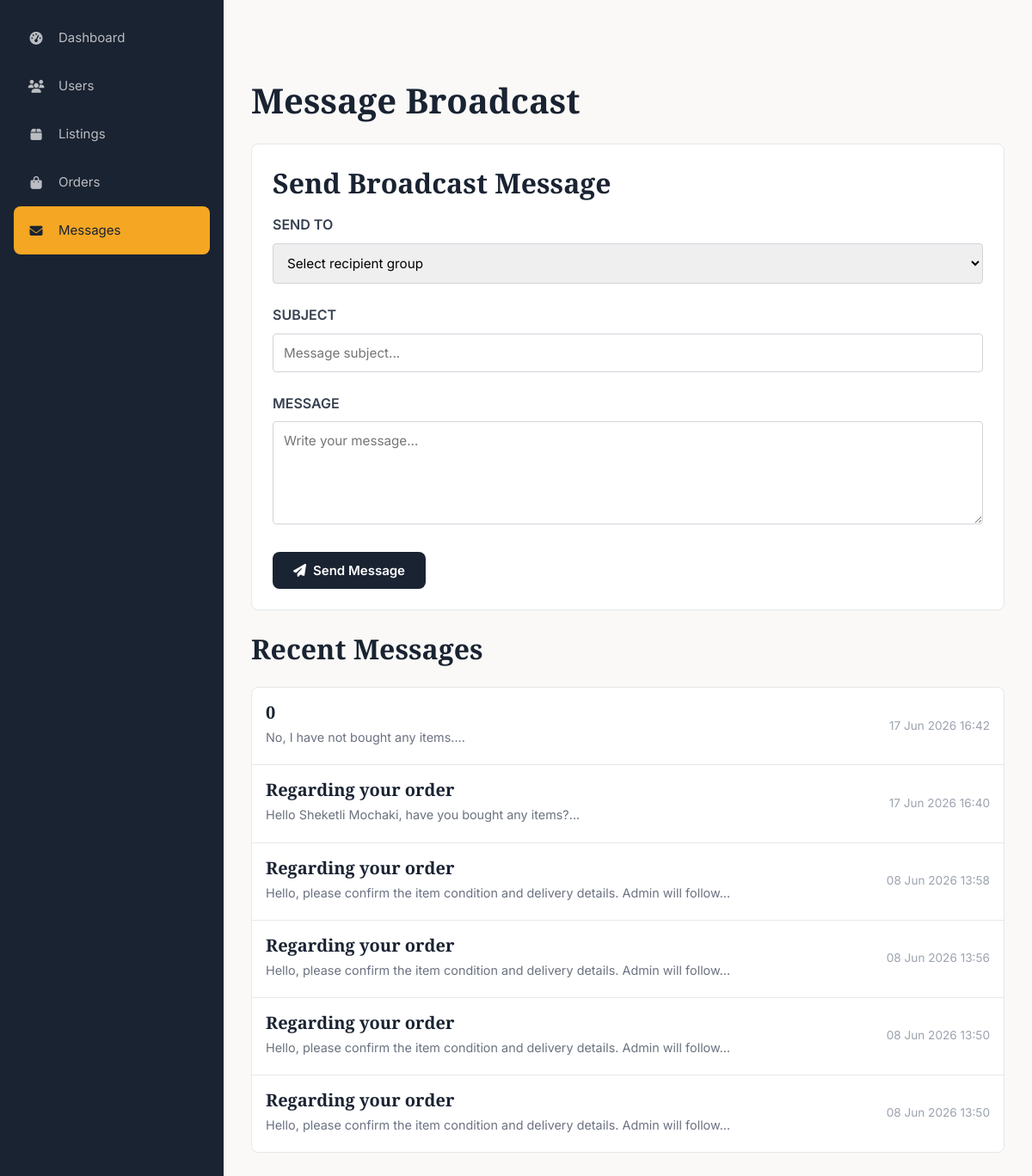
Screenshot of /Pastimes/admin/messages.php (signed in) with the database file from the repository.
### tables this page shows
CREATE TABLE `tblmessages` (
  `messageID` int(11) NOT NULL,
  `senderID` int(11) NOT NULL,
  `receiverID` int(11) NOT NULL,
  `clothingID` int(11) DEFAULT NULL,
  `subject` varchar(200) DEFAULT NULL,
  `messageBody` text NOT NULL,
  `isRead` tinyint(1) DEFAULT 0,
  `sentAt` timestamp NOT NULL DEFAULT current_timestamp()
);

### Pastimes/admin/messages.php (the view, shortened to what this page needs)
<?php
require_once '../includes/DBConn.php';
$stmt = $conn->prepare("SELECT m.*, u.fullName FROM tblMessages m JOIN tblUser u ON m.senderID = u.userID ORDER BY m.sentAt DESC LIMIT 20");
$stmt->execute();
$messagesResult = $stmt->get_result();
$messages = $messagesResult->fetch_all(MYSQLI_ASSOC);
?>
<?php include 'includes/admin-header.php'; ?>
<h1 style="margin: 0 0 1.5rem 0;">Message Broadcast</h1>
<div class="message-section">
    <h2 style="margin: 0 0 1rem 0;">Send Broadcast Message</h2>
    <form method="POST">
        <div class="form-group">
            <label for="recipient">SEND TO</label>
            <select id="recipient" name="recipient" required>
                <option value="">Select recipient group</option>
            </select>
        </div>
        <div class="form-group">
            <label for="subject">SUBJECT</label>
            <input type="text" id="subject" name="subject" placeholder="Message subject..." required>
        </div>
        <div class="form-group">
            <label for="message">MESSAGE</label>
            <textarea id="message" name="message" placeholder="Write your message..." required></textarea>
        </div>
        <button type="submit" class="btn btn-primary" style="padding: 0.75rem 1.5rem;">
            <i class="fas fa-paper-plane"></i> Send Message
        </button>
    </form>
</div>
<h2 style="margin: 1.5rem 0;">Recent Messages</h2>
<div class="messages-list">
    <?php if (empty($messages)): ?>
        <div style="padding: 2rem; text-align: center; color: #9ca3af;">
            <p>No messages yet</p>
        </div>
    <?php else: ?>
        <?php foreach ($messages as $msg): ?>
            <div class="message-item">
                <div class="message-info">
                    <h4><?php echo htmlspecialchars($msg['subject']); ?></h4>
                    <p><?php echo htmlspecialchars(substr($msg['messageBody'], 0, 80)); ?>...</p>
                </div>
                <div class="message-time"><?php echo date('d M Y H:i', strtotime($msg['sentAt'])); ?></div>
            </div>
        <?php endforeach; ?>
    <?php endif; ?>
</div>
<?php include 'includes/admin-footer.php'; ?>

### Pastimes/css/style.css (style rules this page uses)
:root { --primary-dark: #1a2332; --primary-blue: #2c3e50; --accent-orange: #f5a623; --accent-teal: #00897b; --white: #ffffff; --off-white: #faf9f7; --cream: #f5f3ef; --light-gray: #e5e5e5; --medium-gray: #9ca3af; --dark-gray: #4b5563; --charcoal: #374151; --black: #111827; --success: #10b981; --success-light: #d1fae5; --warning: #f59e0b; --warning-light: #fef3c7; --error: #ef4444; --error-light: #fee2e2; --info: #3b82f6; --info-light: #dbeafe; --font-heading: 'Playfair Display', Georgia, serif; --font-body: 'Inter', -apple-system, BlinkMacSystemFont, sans-serif; --spacing-xs: 0.25rem; --spacing-sm: 0.5rem; --spacing-md: 1rem; --spacing-lg: 1.5rem; --spacing-xl: 2rem; --spacing-2xl: 3rem; --spacing-3xl: 4rem; --radius-sm: 4px; --radius-md: 8px; --radius-lg: 12px; --radius-xl: 16px; --radius-full: 9999px; --shadow-sm: 0 1px 2px rgba(0, 0, 0, 0.05); --shadow-md: 0 4px 6px -1px rgba(0, 0, 0, 0.1); --shadow-lg: 0 10px 15px -3px rgba(0, 0, 0, 0.1); --shadow-xl: 0 20px 25px -5px rgba(0, 0, 0, 0.1); --shadow-hover: 0 12px 40px rgba(0, 0, 0, 0.15); --transition-fast: 0.15s ease; --transition-base: 0.2s ease; --transition-slow: 0.3s ease; --z-dropdown: 100; --z-sticky: 200; --z-fixed: 300; --z-modal-backdrop: 400; --z-modal: 500; --z-toast: 600; }
*, *::before, *::after { box-sizing: border-box; margin: 0; padding: 0; }
html { scroll-behavior: smooth; -webkit-font-smoothing: antialiased; -moz-osx-font-smoothing: grayscale; }
body { font-family: var(--font-body); font-size: 16px; line-height: 1.6; color: var(--black); background-color: var(--off-white); min-height: 100vh; display: flex; flex-direction: column; }
button { font-family: inherit; cursor: pointer; border: none; background: none; }
input, textarea, select { font-family: inherit; font-size: inherit; }
h1, h2, h3, h4, h5, h6 { font-family: var(--font-heading); font-weight: 600; line-height: 1.3; color: var(--primary-dark); }
h1 { font-size: 2.5rem; }
h2 { font-size: 2rem; }
h4 { font-size: 1.25rem; }
p { margin-bottom: var(--spacing-md); color: var(--dark-gray); }
.btn { display: inline-flex; align-items: center; justify-content: center; gap: var(--spacing-sm); padding: var(--spacing-md) var(--spacing-xl); font-size: 0.9375rem; font-weight: 600; border-radius: var(--radius-md); transition: all var(--transition-base); cursor: pointer; border: none; }
.btn-primary { background-color: var(--primary-dark); color: var(--white); }
.form-group { margin-bottom: var(--spacing-lg); }

### Pastimes/admin/messages.php (style rules this page uses)
.message-section { background: white; border: 1px solid #e5e7eb; border-radius: 8px; padding: 1.5rem; margin-bottom: 1.5rem; }
.form-group { margin-bottom: 1.5rem; }
.form-group label { display: block; font-weight: 600; margin-bottom: 0.5rem; color: #374151; }
.form-group input, .form-group select, .form-group textarea { width: 100%; padding: 0.75rem; border: 1px solid #d1d5db; border-radius: 4px; font-family: Inter, sans-serif; font-size: 0.95rem; box-sizing: border-box; }
.form-group textarea { resize: vertical; min-height: 120px; }
.messages-list { background: white; border: 1px solid #e5e7eb; border-radius: 8px; overflow: hidden; }
.message-item { padding: 1rem; border-bottom: 1px solid #e5e7eb; display: flex; justify-content: space-between; align-items: center; }
.message-item:last-child { border-bottom: none; }
.message-info h4 { margin: 0 0 0.25rem 0; }
.message-info p { margin: 0.25rem 0; color: #6b7280; font-size: 0.9rem; }
.message-time { color: #9ca3af; font-size: 0.85rem; }

### rows the page displays
tblmessages: subject "0", messageBody "No, I have not bought any items.", sentAt "17 Jun 2026 16:42"
tblmessages: subject "Regarding your order", messageBody "Hello Sheketli Mochaki, have you bought any items?", sentAt "17 Jun 2026 16:40"
tblmessages: subject "Regarding your order", messageBody "Hello, please confirm the item condition and delivery details. Admin will follow", sentAt "08 Jun 2026 13:58"
tblmessages: subject "Regarding your order", messageBody "Hello, please confirm the item condition and delivery details. Admin will follow", sentAt "08 Jun 2026 13:56"
tblmessages: subject "Regarding your order", messageBody "Hello, please confirm the item condition and delivery details. Admin will follow", sentAt "08 Jun 2026 13:50"
tblmessages: subject "Regarding your order", messageBody "Hello, please confirm the item condition and delivery details. Admin will follow", sentAt "08 Jun 2026 13:50"
